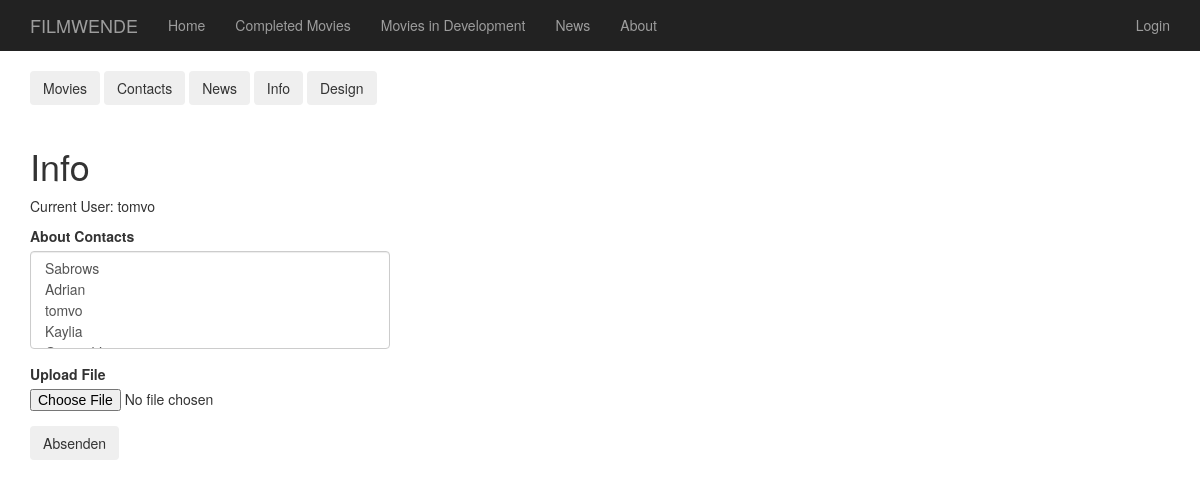
/dashboard_info, run on an earlier commit of the app's database.
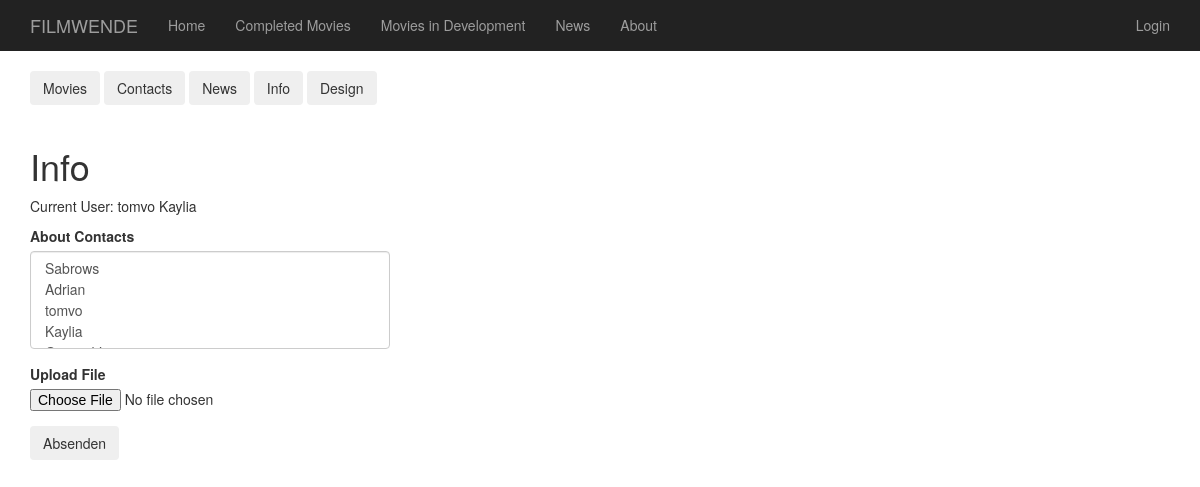
And on a later commit of the database.
### app/models.py (models this page shows, shortened)
class User(UserMixin, db.Model):
    id = db.Column(db.Integer, primary_key=True)
    username = db.Column(db.String(64), index=True, unique=True)
    email = db.Column(db.String(120), index=True, unique=True)
    password_hash = db.Column(db.String(128))
    posts = db.relationship('Post', backref='author', lazy='dynamic')
    isInAbout = db.Column(db.Integer)
    def get_about():
        users = []
        for user in User.query.filter(User.isInAbout == 1).all():
            usern_arr = user.username.split()
            if str(usern_arr[0]) != "General":
                user_obj = {
                    "username" : user.username,
                    "email" : user.email
                }
                users.append(user_obj)
        return users

### app/routes.py (the view, shortened to what this page needs)
@app.route('/dashboard_info',  methods=['GET', 'POST'])
def dashboard_info():
    about_users = User.get_about()
    form = AboutContactForm()
    form.about_contacts.choices = [(user.id, user.username) for user in User.query.all()]
    return render_template('dashboard_info.html',form=form, about_users=about_users)

### app/forms.py
class AboutContactForm(FlaskForm):
    about_contacts = SelectMultipleField(choices=[], coerce=int)
    upload_file = FileField()

### app/templates/dashboard_info.html
{% extends "base2.html" %}
{% import 'bootstrap/wtf.html' as wtf %}
{% block content %}
<div class="container">
  {% include '_dashboard.html' %}
  <div class="col"><hr></div>
  <h1>Info</h1>
  <p>Current User:
  {% if about_users | length > 0 %}
    {%for user in about_users%}
      {{user.username}}
    {%endfor%}
  {%else%}
    <i>No user yet.</i>
  {%endif%}
  </p>
  <form method="POST" enctype="multipart/form-data" action="" >
    <div class = "row">
      <div class = "col-md-4">
        <d1>
          {{ wtf.quick_form(form) }}
          <input type="submit" class="btn btn-outline-primary" value="Absenden">
        </d1>
      </div>
    </div>
  </form>
</div>
{%endblock%}

What changed in the data, as far as the page shows it:
now on this page (row edited): User: username "Kaylia"
